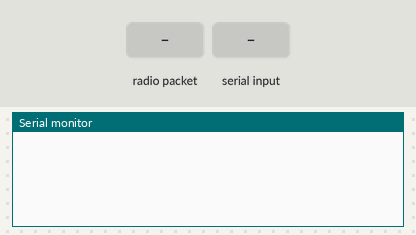
This sketch was run on a simulated Arduino Uno, built with avr-gcc and run on an emulated ATmega328P. Parts: the last lines printed to the serial monitor. Inputs (shaded band) come from the test bench. No radio packets arrive unless stated.

Above: at 1.2 s.
1.3 s: radio packet "1" arrives
At 2.3 s:
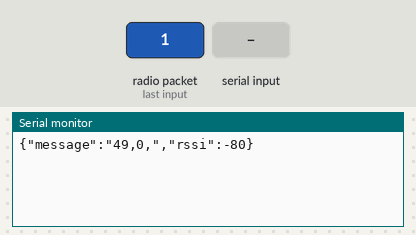
2.8 s: "1" received over Serial
At 3.4 s:
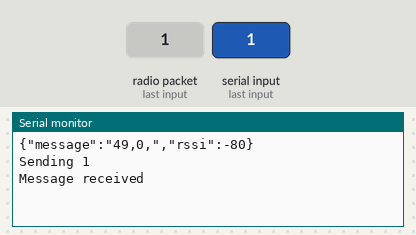

The sketch:

telemetry-receiver.ino
```cpp
#include <SPI.h>
#include <RH_RF95.h>
#include <RHReliableDatagram.h>
#include <ArduinoJson.h>
#include "types.h"

#define CLIENT_ADDRESS 1
#define SERVER_ADDRESS 2

RH_RF95 rf95(8, 3); // Adafruit Feather M0 with RFM95
RHReliableDatagram manager(rf95, CLIENT_ADDRESS);

void printJson(JsonDocument &doc) {
  String output;
  serializeJson(doc, output);
  Serial.println(output);
}

void setup() {
  Serial.begin(9600);
  Serial.setTimeout(100);
  while (!Serial) ; // Wait for serial port to be available
  if (!manager.init())
    Serial.println("init failed");

  rf95.setSignalBandwidth(500000);
  rf95.setSpreadingFactor(8);

  manager.setRetries(15);
}

String parse_buffer(uint8_t *buf) {
  TelemetryMessage message;
  size_t message_size = sizeof(message);
  size_t debug_message_size = sizeof(TelemetryMessage::debug_message);

  memcpy(&message, buf, message_size - debug_message_size);
  if (message.type == MESSAGE_TYPE::DEBUG) {
    size_t offset = message_size - debug_message_size;
    memcpy(message.debug_message, buf + offset, debug_message_size);
  }

  return stringifyTelemetryMessage(message);
}

void loop() {
  uint8_t buf[RH_RF95_MAX_MESSAGE_LEN];
  uint8_t len = sizeof(buf);
  uint8_t from;
  StaticJsonDocument<200> output;

  if (rf95.available()) {
    if (rf95.recv(buf, &len)) {
      output["message"] = parse_buffer(buf);
      output["rssi"] = rf95.lastRssi();
      printJson(output);
    }
  }

  if (Serial.available()) {
    String message = Serial.readString();
    char buf[RH_RF95_MAX_MESSAGE_LEN];
    if (message.length() + 1 > RH_RF95_MAX_MESSAGE_LEN) {
      Serial.println("Message too big.");
    } else {
      message.toCharArray(buf, message.length() + 1);
      buf[message.length()] = '\0';
      Serial.println("Sending " + String((char*)buf));

      if (manager.sendtoWait((uint8_t*)buf, message.length() + 1, SERVER_ADDRESS)) {
        Serial.println("Message received");
      } else {
        Serial.println("Message not received");
      }
    }
  }

  delay(10);
}
```

Measured:
- after the input at 1.3 s, the serial monitor: prints a new line at once (image 1)
- after the input at 2.8 s, the serial monitor: prints a new line after 0.10 s (image 2)
